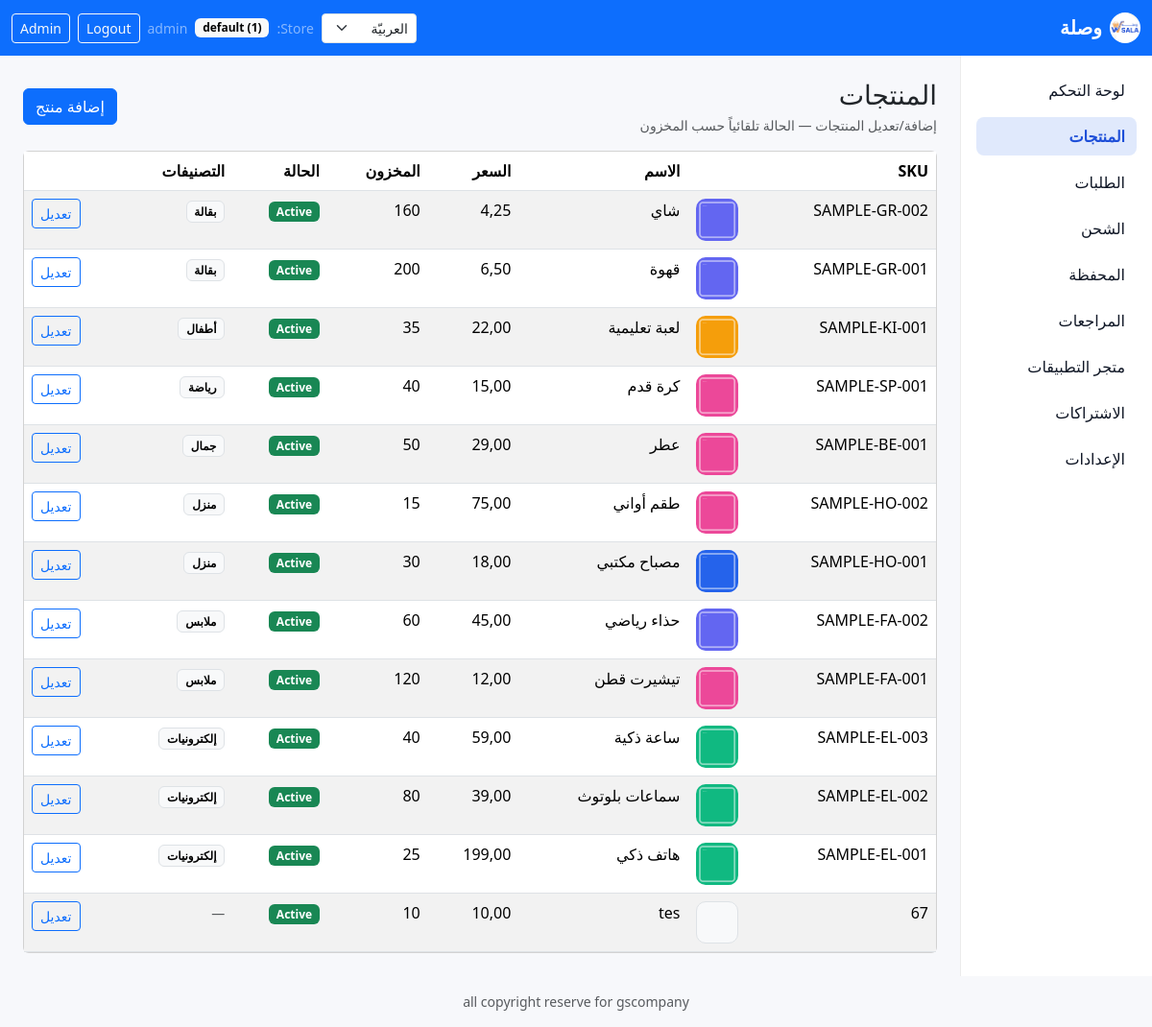
Screenshot of /products/ (signed in) with the database file from the repository.
### apps/tenants/models.py (models this page shows, shortened)
class Tenant(models.Model):
    slug = models.SlugField(max_length=100, unique=True)
    name = models.CharField(max_length=200)
    is_active = models.BooleanField(default=True)
    is_published = models.BooleanField(default=False)
    activated_at = models.DateTimeField(null=True, blank=True)
    deactivated_at = models.DateTimeField(null=True, blank=True)
    domain = models.CharField(max_length=255, blank=True, default="")
    subdomain = models.CharField(max_length=100, blank=True, default="")
    currency = models.CharField(max_length=10, default="SAR")
    language = models.CharField(max_length=10, default="ar")
    logo = models.ImageField(upload_to=tenant_logo_upload_to, blank=True, null=True)
    primary_color = models.CharField(max_length=7, blank=True, default="")
    secondary_color = models.CharField(max_length=7, blank=True, default="")
    setup_step = models.PositiveSmallIntegerField(default=1)
    setup_completed = models.BooleanField(default=False)
    setup_completed_at = models.DateTimeField(null=True, blank=True)
    created_at = models.DateTimeField(auto_now_add=True)
    updated_at = models.DateTimeField(auto_now=True)
    class Meta:
        indexes = [
            models.Index(fields=["is_active"]),
            models.Index(fields=["is_published"], name="tenants_tenant_is_pub_idx"),
        ]

### apps/catalog/models.py (models this page shows, shortened)
class Product(models.Model):
    store_id = models.IntegerField(default=1, db_index=True)
    sku = models.CharField(max_length=64)
    name = models.CharField(max_length=255)
    price = models.DecimalField(max_digits=12, decimal_places=2)
    image = models.ImageField(upload_to=product_image_upload_to, blank=True, null=True)
    is_active = models.BooleanField(default=True)
    categories = models.ManyToManyField(Category, related_name="products", blank=True)
    class Meta:
        constraints = [
            models.UniqueConstraint(fields=["store_id", "sku"], name="uq_product_store_sku"),
        ]

class Inventory(models.Model):
    product = models.OneToOneField(Product, on_delete=models.CASCADE)
    quantity = models.PositiveIntegerField()
    in_stock = models.BooleanField(default=True)

class Category(models.Model):
    store_id = models.IntegerField(default=1, db_index=True)
    name = models.CharField(max_length=255)
    parent = models.ForeignKey("self", null=True, blank=True, on_delete=models.SET_NULL)

### wasla_sore/web_views.py (the view)
# urls.py: path("products/", web_views.product_list, name="product_list"),
@login_required
@require_GET
@tenant_access_required
def product_list(request: HttpRequest) -> HttpResponse:
    store_id = _get_store_id(request)
    products = (
        Product.objects.filter(store_id=store_id)
        .prefetch_related("categories")
        .select_related("inventory")
        .order_by("-id")
    )
    return render(request, "web/products/list.html", {"products": products, "store_id": store_id})

### apps/tenants/application/policies/ownership.py (called while the page is built, shortened)
    @staticmethod
    def _is_superuser(user: AbstractBaseUser | AnonymousUser) -> bool:
        return bool(getattr(user, "is_authenticated", False) and getattr(user, "is_superuser", False))

    @staticmethod
    def ensure_can_access(*, user: AbstractBaseUser | AnonymousUser, tenant: Tenant) -> None:
        if not tenant.is_active:
            raise StoreInactiveError("Store is inactive.")
        if EnsureTenantOwnershipPolicy._is_superuser(user):
            return

### wasla_sore/web_views.py (called while the page is built)
def _get_store_id(request: HttpRequest) -> int:
    tenant = getattr(request, "tenant", None)
    tenant_id = getattr(tenant, "id", None) if tenant is not None else None
    if isinstance(tenant_id, int) and tenant_id > 0:
        return tenant_id
    raise PermissionDenied("Tenant context is required.")

### templates/web/products/list.html (shortened to what this page needs)
{% extends 'base.html' %}
{% block content %}
<div class="d-flex justify-content-between align-items-center mb-3">
  <div>
    <h1 class="h3 mb-1">المنتجات</h1>
    <div class="text-muted small">إضافة/تعديل المنتجات — الحالة تلقائياً حسب المخزون</div>
  </div>
  <a class="btn btn-primary" href="{% url 'web:product_create' %}">إضافة منتج</a>
</div>
<div class="card">
  <div class="table-responsive">
    <table class="table table-striped table-hover mb-0">
      <thead>
        <tr>
          <th>SKU</th>
          <th></th>
          <th>الاسم</th>
          <th class="text-nowrap">السعر</th>
          <th class="text-nowrap">المخزون</th>
          <th>الحالة</th>
          <th>التصنيفات</th>
          <th></th>
        </tr>
      </thead>
      <tbody>
        {% for product in products %}
          <tr>
            <td class="text-nowrap">{{ product.sku }}</td>
            <td style="width: 56px;">
              {% if product.image %}
                <img
                  src="{{ product.image.url }}"
                  alt="{{ product.name }}"
                  style="width: 44px; height: 44px; object-fit: cover; border-radius: 10px;"
                />
              {% else %}
                <div class="bg-light border" style="width: 44px; height: 44px; border-radius: 10px;"></div>
              {% endif %}
            </td>
            <td>{{ product.name }}</td>
            <td class="text-nowrap">{{ product.price }}</td>
            <td class="text-nowrap">
              {% if product.inventory %}
                {{ product.inventory.quantity }}
              {% else %}
                0
              {% endif %}
            </td>
            <td>
              {% if product.is_active %}
                <span class="badge text-bg-success">Active</span>
              {% else %}
                <span class="badge text-bg-secondary">Inactive</span>
              {% endif %}
            </td>
            <td>
              {% for cat in product.categories.all %}
                <span class="badge text-bg-light border">{{ cat.name }}</span>
              {% empty %}
                <span class="text-muted small">—</span>
              {% endfor %}
            </td>
            <td class="text-end">
              <a class="btn btn-sm btn-outline-primary" href="{% url 'web:product_edit' product.id %}">تعديل</a>
            </td>
          </tr>
        {% empty %}
          <tr>
            <td colspan="8" class="text-center text-muted py-4">لا يوجد منتجات بعد.</td>
          </tr>
        {% endfor %}
      </tbody>
    </table>
  </div>
</div>
{% endblock %}

### templates/layouts/dashboard_base.html (shortened to what this page needs)
{% load static %}
{% load i18n %}
<!doctype html>
<html lang="{{ LANGUAGE_CODE }}" dir="{% if LANGUAGE_BIDI %}rtl{% else %}ltr{% endif %}">
  <head>
    {% if LANGUAGE_BIDI %}
      <link href="https://cdn.jsdelivr.net/npm/bootstrap@5.3.3/dist/css/bootstrap.rtl.min.css" rel="stylesheet" />
    {% else %}
      <link href="https://cdn.jsdelivr.net/npm/bootstrap@5.3.3/dist/css/bootstrap.min.css" rel="stylesheet" />
    {% endif %}
    <link rel="stylesheet" href="{% static 'css/app.css' %}" />
    <link rel="stylesheet" href="{% static 'wasla/css/hero_banner.css' %}" />
  </head>
  <body>
    <nav class="navbar navbar-expand-lg navbar-dark bg-primary">
      <div class="container-fluid">
        <a class="navbar-brand fw-bold d-flex align-items-center gap-2" href="{% url 'web:dashboard' %}">
          <img src="{% static 'images/logo.jpeg' %}" alt="وصلة" class="wasla-logo" />
          <span>وصلة</span>
        </a>
        <div class="d-flex align-items-center gap-2">
          <form action="{% url 'set_language' %}" method="post" class="d-inline">
            <select name="language" class="form-select form-select-sm" onchange="this.form.submit()">
              {% get_current_language as CURRENT_LANGUAGE %}
              {% get_available_languages as AVAILABLE_LANGUAGES %}
              {% for lang in AVAILABLE_LANGUAGES %}
                <option value="{{ lang.0 }}" {% if lang.0 == CURRENT_LANGUAGE %}selected{% endif %}>{{ lang.1 }}</option>
              {% endfor %}
            </select>
          </form>
          <span class="text-white-50 small">{% trans "Store" %}:</span>
          <span class="badge text-bg-light">
            {% if request.tenant %}
              {{ request.tenant.slug }} ({{ request.tenant.id }})
            {% elif user.is_authenticated %}
              No store
            {% else %}
              —
            {% endif %}
          </span>
          {% if user.is_authenticated %}
            <span class="text-white-50 small">{{ user.username }}</span>
            <form method="post" action="{% url 'logout' %}" class="d-inline">
              <button class="btn btn-sm btn-outline-light" type="submit">{% trans "Logout" %}</button>
            </form>
          {% else %}
            <a class="btn btn-sm btn-outline-light" href="{% url 'login' %}">{% trans "Login" %}</a>
            <a class="btn btn-sm btn-light" href="{% url 'signup' %}">{% trans "Sign up" %}</a>
          {% endif %}
          <a class="btn btn-sm btn-outline-light" href="{% url 'admin:index' %}">{% trans "Admin" %}</a>
        </div>
      </div>
    </nav>
    <div class="container-fluid">
      <div class="row">
        <aside class="col-12 col-lg-2 p-3 sidebar">
          {% include 'web/partials/sidebar.html' %}
        </aside>
        <main class="col-12 col-lg-10 p-3 p-lg-4">
          {% block content %}{% endblock %}
        </main>
      </div>
    </div>
    <footer class="text-center text-muted small py-3">all copyright reserve for gscompany</footer>
  </body>
</html>

### static/css/app.css (style rules this page uses)
body { background: #f7f8fb; }
.wasla-logo { width: 32px; height: 32px; border-radius: 50%; object-fit: cover; }
.sidebar { min-height: calc(100vh - 56px); background: #ffffff; border-inline-end: 1px solid rgba(0, 0, 0, 0.08); }

### static/wasla/css/hero_banner.css (style rules this page uses)
:root { --wasla-hero-bg-1: #0b3d91; --wasla-hero-bg-2: #1d4ed8; --wasla-hero-accent: #f59e0b; --wasla-hero-surface: rgba(255, 255, 255, 0.12); --wasla-hero-border: rgba(255, 255, 255, 0.18); }
@media (prefers-reduced-motion: no-preference) { html { scroll-behavior: smooth; } }

### rows the page displays
Tenant: tenant.slug "default", tenant.id "1"
Product: sku "SAMPLE-GR-002", image (picture), name "شاي", price "4,25", inventory.quantity "160", is_active "Active"
Category: name "بقالة"
Product: sku "SAMPLE-GR-001", image (picture), name "قهوة", price "6,50", inventory.quantity "200", is_active "Active"
Product: sku "SAMPLE-KI-001", image (picture), name "لعبة تعليمية", price "22,00", inventory.quantity "35", is_active "Active"
Category: name "أطفال"
Product: sku "SAMPLE-SP-001", image (picture), name "كرة قدم", price "15,00", inventory.quantity "40", is_active "Active"
Category: name "رياضة"
Product: sku "SAMPLE-BE-001", image (picture), name "عطر", price "29,00", inventory.quantity "50", is_active "Active"
Category: name "جمال"
Product: sku "SAMPLE-HO-002", image (picture), name "طقم أواني", price "75,00", inventory.quantity "15", is_active "Active"
Category: name "منزل"
Product: sku "SAMPLE-HO-001", image (picture), name "مصباح مكتبي", price "18,00", inventory.quantity "30", is_active "Active"
Product: sku "SAMPLE-FA-002", image (picture), name "حذاء رياضي", price "45,00", inventory.quantity "60", is_active "Active"
Category: name "ملابس"
Product: sku "SAMPLE-FA-001", image (picture), name "تيشيرت قطن", price "12,00", inventory.quantity "120", is_active "Active"
Product: sku "SAMPLE-EL-003", image (picture), name "ساعة ذكية", price "59,00", inventory.quantity "40", is_active "Active"
Category: name "إلكترونيات"
Product: sku "SAMPLE-EL-002", image (picture), name "سماعات بلوتوث", price "39,00", inventory.quantity "80", is_active "Active"
Product: sku "SAMPLE-EL-001", image (picture), name "هاتف ذكي", price "199,00", inventory.quantity "25", is_active "Active"
Product: sku "67", name "tes", price "10,00", inventory.quantity "10", is_active "Active"

### other values shown
{{ user.username }} "admin"
form field language "العربيّة"
